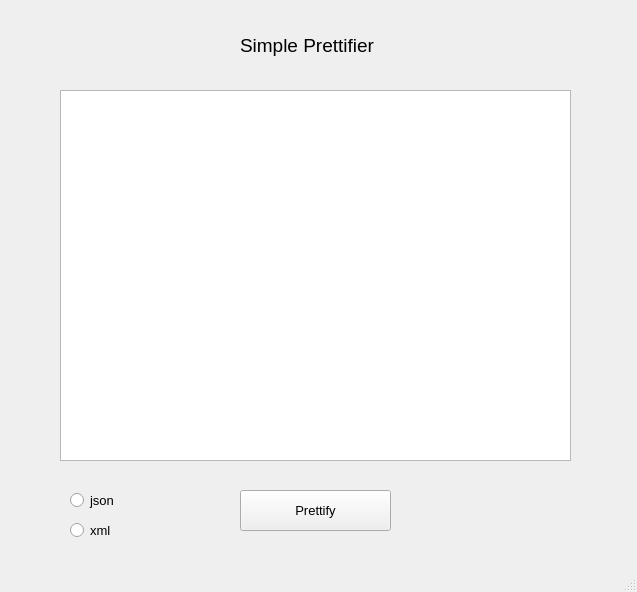
<?xml version="1.0" encoding="UTF-8"?>
<ui version="4.0">
 <class>MainWindow</class>
 <widget class="QMainWindow" name="MainWindow">
  <property name="geometry">
   <rect>
    <x>0</x>
    <y>0</y>
    <width>637</width>
    <height>592</height>
   </rect>
  </property>
  <property name="font">
   <font>
    <pointsize>10</pointsize>
   </font>
  </property>
  <property name="windowTitle">
   <string>MainWindow</string>
  </property>
  <widget class="QWidget" name="centralwidget">
   <widget class="QPushButton" name="pushButton1">
    <property name="geometry">
     <rect>
      <x>240</x>
      <y>490</y>
      <width>151</width>
      <height>41</height>
     </rect>
    </property>
    <property name="text">
     <string>Prettify</string>
    </property>
   </widget>
   <widget class="QTextEdit" name="editTextMain">
    <property name="geometry">
     <rect>
      <x>60</x>
      <y>90</y>
      <width>511</width>
      <height>371</height>
     </rect>
    </property>
    <property name="font">
     <font>
      <pointsize>10</pointsize>
     </font>
    </property>
   </widget>
   <widget class="QLabel" name="label">
    <property name="geometry">
     <rect>
      <x>240</x>
      <y>30</y>
      <width>141</width>
      <height>31</height>
     </rect>
    </property>
    <property name="font">
     <font>
      <pointsize>14</pointsize>
     </font>
    </property>
    <property name="text">
     <string>Simple Prettifier</string>
    </property>
   </widget>
   <widget class="QRadioButton" name="radioButtonJSON">
    <property name="geometry">
     <rect>
      <x>70</x>
      <y>490</y>
      <width>95</width>
      <height>20</height>
     </rect>
    </property>
    <property name="text">
     <string>json</string>
    </property>
   </widget>
   <widget class="QRadioButton" name="radioButtonXML">
    <property name="geometry">
     <rect>
      <x>70</x>
      <y>520</y>
      <width>95</width>
      <height>20</height>
     </rect>
    </property>
    <property name="text">
     <string>xml</string>
    </property>
   </widget>
  </widget>
  <widget class="QMenuBar" name="menubar">
   <property name="geometry">
    <rect>
     <x>0</x>
     <y>0</y>
     <width>637</width>
     <height>26</height>
    </rect>
   </property>
  </widget>
  <widget class="QStatusBar" name="statusbar"/>
 </widget>
 <resources/>
 <connections/>
</ui>
